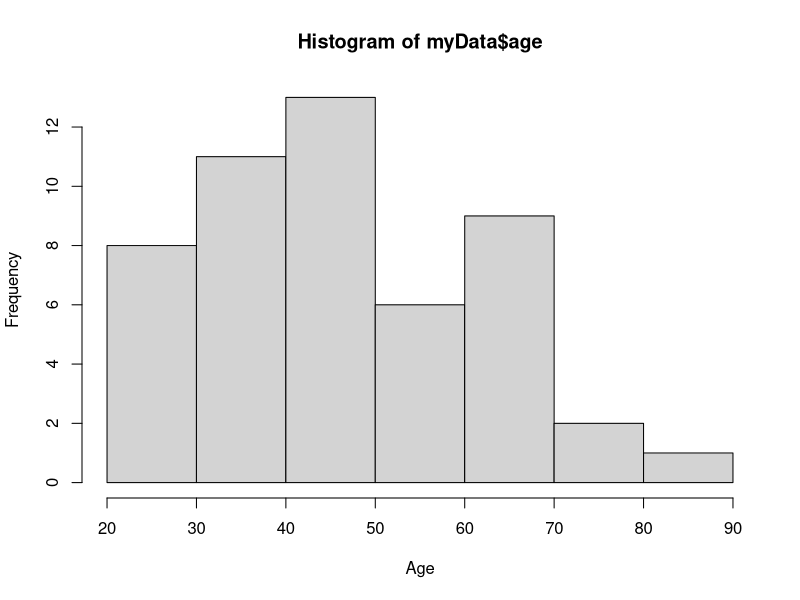
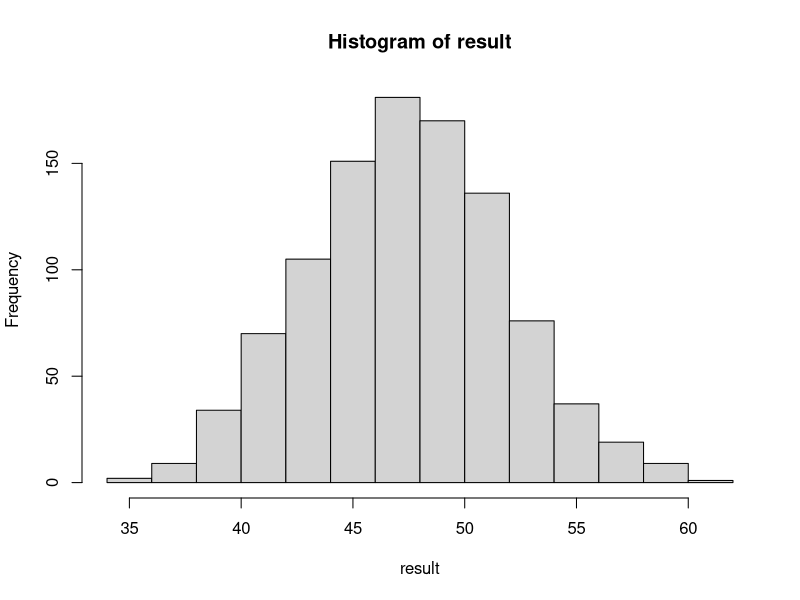
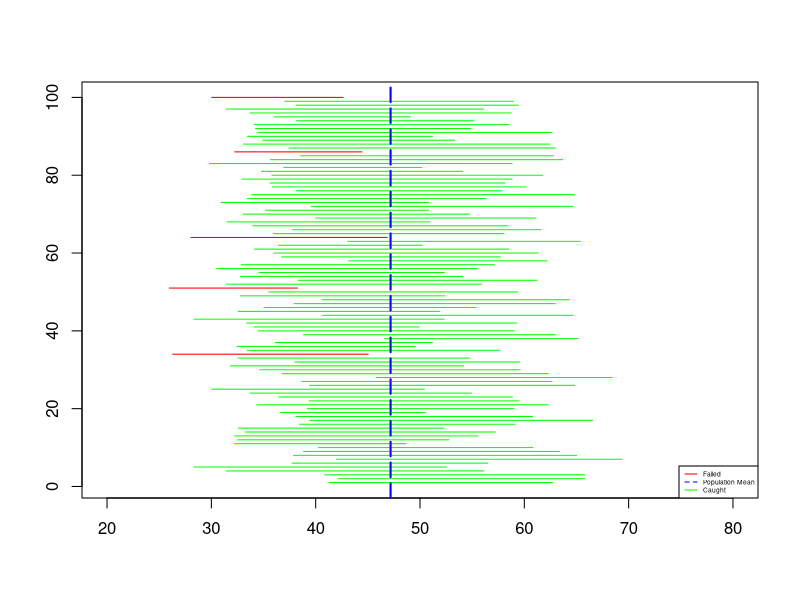

Reproduce these figures in R, in order.
#load
myData <- read.csv("HouseholdData.csv")

#a
stem(myData$age)
hist(myData$age, xlab = "Age")

#b
result <- c()
for (i in 1:1000) {
  result <- append(result, mean(sample(myData$age, 9)))
}
hist(result)
###########################################

#experiment 1 using qt
confidence <- 95
tail <- (1 - confidence/100)/2 + confidence /100
result <- matrix(ncol = 2)
size <- 9
iterations <- 100
for (i in 1:iterations) {
  picked <- sample(myData$age, size)
  result <- rbind(result, mean(picked) + c(-1,1) * (qt(tail, size - 1)* sd(picked))/sqrt(size))
}
result <- result[-1,]

#plotting
plot(1, type="n", xlab="", ylab="", xlim=c(20, 80), ylim=c(1, iterations))
segments(x0=result[,1], 
         x1=result[,2], 
         y0=1:iterations, 
         y1=1:iterations,
         col = ifelse(mean(myData$age) >= result[,1] & mean(myData$age) <= result[,2], "green", "red"))
abline(v=mean(myData$age), col="blue", lty=5,lwd=2)
legend("bottomright",
       legend=c("Failed", "Population Mean", "Caught"),
       col=c("red", "blue", "green"), lty=1:2, cex = 0.4)

#check validity
check <- c()
populationMean <- mean(myData$age)
for (i in 4:length(result)/2) {
  out <- 0
  if(populationMean >= result[i, 1] & populationMean <= result[i, 2]){
    out <- 1
  }
  check <- append(check, out)
}
length(check[check == 1])/length(check)*100


